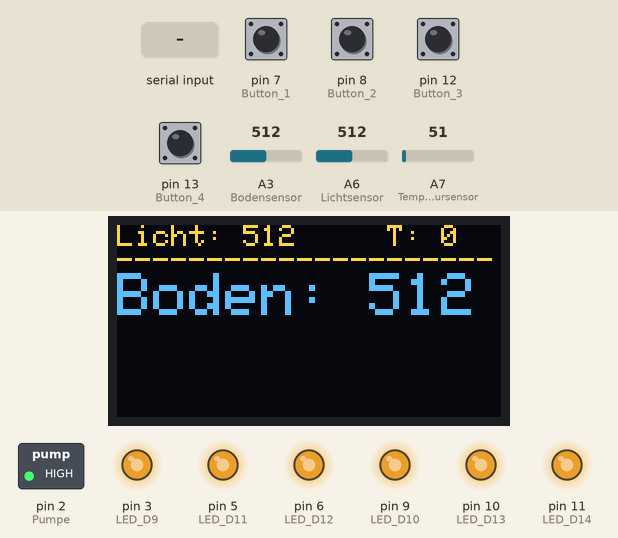
This sketch was run on a simulated Arduino Nano, built with avr-gcc and run on an emulated ATmega328P. Shown: 128×64 one-colour display, switched loads named in the sketch (green lamp = pin HIGH), output pins drawn as LEDs (lit = HIGH). Inputs (shaded band) come from the test bench; at power-on: pin 7 (Button_1), pin 8 (Button_2), pin 12 (Button_3), pin 13 (Button_4) LOW, A3 (Bodensensor) = 512, A6 (Lichtsensor) = 512, A7 (Temperatursensor) = 51. The OLED is the two-colour kind (top 16 rows yellow); the display library's start-up logo is not drawn; pins used as bus, display or sensor lines are not drawn; what the sketch prints to the serial monitor is not drawn.

Above: at 12.4 s.
Timing chart, 0 to 9.2 s (numbered marks = the images above; inputs shaded):
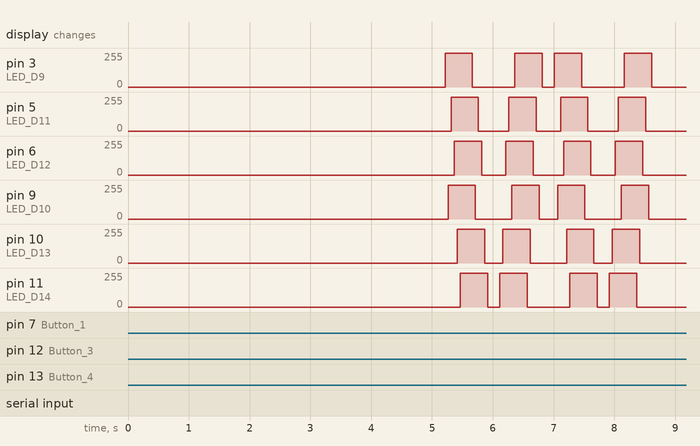

The sketch:

Greenkeeper_main.ino
```cpp
/* ---------------------------------------------------------*
 *                                                          *
 *    Projekt: Arduino Greenkeeper - Bewässerungssystem     *
 *                                                          *
 *    Name: Marvin Schmid                                   *
 *                                                          *
 *    Version: 1.5                                          *
 *                                                          *
 * ---------------------------------------------------------*
*/
//Bibliotheken
#include <SPI.h>
#include <Wire.h>
//Bibliotheken für den betrieb des Displays
#include <Adafruit_GFX.h>
#include <Adafruit_SSD1306.h>

#define OLED_RESET 4
Adafruit_SSD1306 display(OLED_RESET);

//Arduino LEDs
const int LED_D9 = 3;
const int LED_D10 = 9;
const int LED_D11 = 5;
const int LED_D12 = 6;
const int LED_D13 = 10;
const int LED_D14 = 11;
const int LED_Transistor = 4;
int LED_D9_Status = 0;
int LED_D10_Status = 0;
int LED_D11_Status = 0;
int LED_D12_Status = 0;
int LED_D13_Status = 0;
int LED_D14_Status = 0;
int LED_D9_Helligkeit = 0;
int LED_D11_Helligkeit = 0;
int LED_D12_Helligkeit = 0;
int LED_D13_Helligkeit = 0;
int LED_D14_Helligkeit = 0;

//Nachtmodus
int led_nachtmodus = 0;

//Arduino Schalter
const int Button_1 = 7;
const int Button_2 = 8;
const int Button_3 = 12;
const int Button_4 = 13;

//Pumpe und Pumpautomatik
const int Pumpe = 2;
int Pumpe_Auto = 0;
int Pumpe_counter = 0;

//Arduino Sensoren
const int Bodensensor = A3;
const int Wasserstand_1 = A1;
const int Wasserstand_2 = A2;
const int Lichtsensor = A6;
const int Temperatursensor = A7;
int Bodensensor_Messwert = 0;
int Wasserstand_1_Messwert = 0;
int Wasserstand_2_Messwert = 0;
int Lichtsensor_Messwert = 0;
int Temperatursensor_Messwert = 0;
int Temperatur = 0;

//Wichtig statt Delay
unsigned long LED_D10_timeMillis = 0;
unsigned long LED_D14_timeMillis = 0;
unsigned long LED_Transistor_timeMillis = 0;
unsigned long previousMillis1= 0;
unsigned long previousMillis2 = 0;
unsigned long previousMillis3 = 0;
unsigned long previousMillis4 = 0;
unsigned long previousMillis5_unbenutzt = 0;
unsigned long previousMillis6_unbenutzt = 0;
unsigned long previousMillis7_unbenutzt = 0;
unsigned long previousMillis8_unbenutzt = 0;
const long interval1 = 10000;   //10 Sekunden
const long interval2 = 1000;    //1 Sekunde
const long interval3 = 25050;   //ca. 25 Sekunden
const long interval4 = 600000;  //10 Minuten
const long interval5_unbenutzt = 1000;
const long interval6_unbenutzt = 1000;
const long interval7_unbenutzt = 1000;
const long interval8_unbenutzt = 1000;

//Display Menu
int menu = 1;

void setup() {
  digitalWrite(Pumpe, HIGH);
  //Kommunikation
  Serial.begin(9600);

  //Sensoren und Aktoren
  pinMode(Pumpe, OUTPUT);
  pinMode(Button_1, INPUT);
  pinMode(Button_2, INPUT);
  pinMode(Button_3, INPUT);
  pinMode(Button_4, INPUT);
  pinMode(LED_D9, OUTPUT);
  pinMode(LED_D10, OUTPUT);
  pinMode(LED_D11, OUTPUT);
  pinMode(LED_D12, OUTPUT);
  pinMode(LED_D13, OUTPUT);
  pinMode(LED_D14, OUTPUT);
  pinMode(LED_Transistor, OUTPUT);

  //Display Konfigurationen
  display.begin(SSD1306_SWITCHCAPVCC, 0x3C);
  display.display();

  //Startsequenz
  Startsequenz();

  //Iniziere das Menu
  updateMenu();

  //Zeit für blinkende LED
  LED_D10_timeMillis = millis();

  //Dafault für Automatik
  Pumpe_Auto = 1;
  led_nachtmodus = 0;
  digitalWrite(LED_Transistor, LOW);
  digitalWrite(Pumpe, HIGH);
}
void loop() {
  SERIAL_COMMUNICATION();
  LED_Steuerung();
  BUTTON_Steuerung();
  updateMenu();
  //Tropfensensor jede Stunde lesen
  unsigned long currentMillis4 = millis();
  if (currentMillis4 - previousMillis4 >= interval4) {
    previousMillis4 = currentMillis4;
    //Tropfensensor();
  }
  //Lichtmessung alle 15 Minuten aufrufen
  unsigned long currentMillis3 = millis();
  if (currentMillis3 - previousMillis3 >= interval3) {
    previousMillis3 = currentMillis3;
    Temperaturmessung();
  }
  //Lichtmessung alle 1 Sekunde aufrufen
  unsigned long currentMillis2 = millis();
  if (currentMillis2 - previousMillis2 >= interval2) {
    previousMillis2 = currentMillis2;
    Lichtmessung();
  }
  //Bewaesserungssystem alle 15 Minuten aufrufen
  unsigned long currentMillis1 = millis();
  if (currentMillis1 - previousMillis1 >= interval1) {
    previousMillis1= currentMillis1;
    Bewaesserungssystem();
  }
}
void Lichtmessung() {
  //Lichtmessung mit Hilfe der Photozelle wird durchgeführt
  Lichtsensor_Messwert = analogRead(Lichtsensor);
}
void Temperaturmessung() {
  //Temperaturmessung mit LM35
  Temperatursensor_Messwert = analogRead(Temperatursensor);
  Temperatur = map(Temperatursensor_Messwert, 0, 307, 0, 150);
}
void Bewaesserungssystem() {
  //Als erstes wird eine Bodenmessung durchgeführt
  Bodenmessung();

  //Falls der Boden zu trocken ist wird die Pumpe eingeschalten
  if (Bodensensor_Messwert >= 450) {
    if (Pumpe_Auto == 1) {
      LED_D12_Status = 1;
      LED_Steuerung();
      digitalWrite(Pumpe, LOW);
      Pumpe_counter ++;
      delay(1000);
      digitalWrite(Pumpe, HIGH);
      LED_D12_Status = 0;
    } else {
      LED_D11_Status = 1;
    }
  } else {
    LED_D11_Status = 1;
  }
}
void Bodenmessung() {
  Bodensensor_Messwert = analogRead(Bodensensor);
  Serial.println(Bodensensor_Messwert);
}
void Tropfensensor() {
  Wasserstand_1_Messwert = analogRead(Wasserstand_1);
  Wasserstand_2_Messwert = analogRead(Wasserstand_2);
}
void Startsequenz() {
  //Dieser Code wird nach dem Einschalten ausgeführt
  //LED Startsequenz
  digitalWrite(LED_Transistor, HIGH);
  delay(500);
  digitalWrite(LED_Transistor, LOW);
  for (int helligkeit =1; helligkeit <= 255; helligkeit = helligkeit +1){
    analogWrite(LED_D9, helligkeit);
    delay(1);
  }
  for (int helligkeit =255; helligkeit >= 0; helligkeit = helligkeit -1){
    analogWrite(LED_D9, helligkeit);
    delay(1);
  }
  for (int helligkeit =1; helligkeit <= 255; helligkeit = helligkeit +1){
    analogWrite(LED_D10, helligkeit);
    delay(1);
  }
  for (int helligkeit =255; helligkeit >= 0; helligkeit = helligkeit -1){
    analogWrite(LED_D10, helligkeit);
    delay(1);
  }
  for (int helligkeit =1; helligkeit <= 255; helligkeit = helligkeit +1){
    analogWrite(LED_D11, helligkeit);
    delay(1);
  }
  for (int helligkeit =255; helligkeit >= 0; helligkeit = helligkeit -1){
    analogWrite(LED_D11, helligkeit);
    delay(1);
  }
  for (int helligkeit =1; helligkeit <= 255; helligkeit = helligkeit +1){
    analogWrite(LED_D12, helligkeit);
    delay(1);
  }
  for (int helligkeit =255; helligkeit >= 0; helligkeit = helligkeit -1){
    analogWrite(LED_D12, helligkeit);
    delay(1);
  }
  for (int helligkeit =1; helligkeit <= 255; helligkeit = helligkeit +1){
    analogWrite(LED_D13, helligkeit);
    delay(1);
  }
  for (int helligkeit =255; helligkeit >= 0; helligkeit = helligkeit -1){
    analogWrite(LED_D13, helligkeit);
    delay(1);
  }
  for (int helligkeit =1; helligkeit <= 255; helligkeit = helligkeit +1){
    analogWrite(LED_D14, helligkeit);
    delay(1);
  }
  for (int helligkeit =255; helligkeit >= 0; helligkeit = helligkeit -1){
    analogWrite(LED_D14, helligkeit);
    delay(1);
  }
  for (int helligkeit =1; helligkeit <= 255; helligkeit = helligkeit +1){
    analogWrite(LED_D14, helligkeit);
    analogWrite(LED_D13, helligkeit);
    analogWrite(LED_D12, helligkeit);
    analogWrite(LED_D11, helligkeit);
    analogWrite(LED_D10, helligkeit);
    analogWrite(LED_D9, helligkeit);
    delay(3);
  }
  for (int helligkeit =255; helligkeit >= 0; helligkeit = helligkeit -1){
    analogWrite(LED_D14, helligkeit);
    analogWrite(LED_D13, helligkeit);
    analogWrite(LED_D12, helligkeit);
    analogWrite(LED_D11, helligkeit);
    analogWrite(LED_D10, helligkeit);
    analogWrite(LED_D9, helligkeit);
    delay(3);
  }
  for (int i = 1; i <= 2; i = i+1) {
    digitalWrite(LED_D9, HIGH);
    delay(50);
    digitalWrite(LED_D10, HIGH);
    delay(50);
    digitalWrite(LED_D11, HIGH);
    delay(50);
    digitalWrite(LED_D12, HIGH);
    delay(50);
    digitalWrite(LED_D13, HIGH);
    delay(50);
    digitalWrite(LED_D14, HIGH);
    delay(200);
    digitalWrite(LED_D9, LOW);
    delay(50);
    digitalWrite(LED_D10, LOW);
    delay(50);
    digitalWrite(LED_D11, LOW);
    delay(50);
    digitalWrite(LED_D12, LOW);
    delay(50);
    digitalWrite(LED_D13, LOW);
    delay(50);
    digitalWrite(LED_D14, LOW);
    delay(200);
    digitalWrite(LED_D14, HIGH);
    delay(50);
    digitalWrite(LED_D13, HIGH);
    delay(50);
    digitalWrite(LED_D12, HIGH);
    delay(50);
    digitalWrite(LED_D11, HIGH);
    delay(50);
    digitalWrite(LED_D10, HIGH);
    delay(50);
    digitalWrite(LED_D9, HIGH);
    delay(200);
    digitalWrite(LED_D14, LOW);
    delay(50);
    digitalWrite(LED_D13, LOW);
    delay(50);
    digitalWrite(LED_D12, LOW);
    delay(50);
    digitalWrite(LED_D11, LOW);
    delay(50);
    digitalWrite(LED_D10, LOW);
    delay(50);
    digitalWrite(LED_D9, LOW);
    delay(200);
  }
  for (int i = 0; i <= 2; i = i+1) {
    delay(100);
    for (int helligkeit =1; helligkeit <= 255; helligkeit = helligkeit +1){
      analogWrite(LED_D14, helligkeit);
      analogWrite(LED_D13, helligkeit);
      analogWrite(LED_D12, helligkeit);
      analogWrite(LED_D11, helligkeit);
      analogWrite(LED_D10, helligkeit);
      analogWrite(LED_D9, helligkeit);
      delay(1);
    }
    for (int helligkeit =255; helligkeit >= 0; helligkeit = helligkeit -1){
      analogWrite(LED_D14, helligkeit);
      analogWrite(LED_D13, helligkeit);
      analogWrite(LED_D12, helligkeit);
      analogWrite(LED_D11, helligkeit);
      analogWrite(LED_D10, helligkeit);
      analogWrite(LED_D9, helligkeit);
      delay(1);
    }
  }
  menu = 10;
  //POWER LED an
  LED_D9_Status = 1;
}
void BUTTON_Steuerung() {
  if (digitalRead(Button_1) == HIGH){
    menu = 1;
    updateMenu();
    delay(500);
  }
  if (digitalRead(Button_2) == HIGH){
    delay(500);
  }
  if (digitalRead(Button_3) == HIGH){
    menu++;
    updateMenu();
    delay(500);
  }
  if (digitalRead(Button_4) == HIGH){
    excecuteAction();
    updateMenu();
    delay(500);
  }
}
void updateMenu() {
  switch (menu)
  {
  case 0:
    menu = 1;
    break;
  case 1:
    display.clearDisplay();
    display.setTextSize(1);
    display.setTextColor(WHITE);
    display.setCursor(0,0);
    display.println("> Pumpe");
    display.setCursor(0,8);
    display.println("  LEDs");
    display.setCursor(0,16);
    display.println("  Transistor");
    display.setCursor(0,24);
    display.println("  Wasserstand");
    display.display();
    break;
  case 2:
    display.clearDisplay();
    display.setTextSize(1);
    display.setTextColor(WHITE);
    display.setCursor(0,0);
    display.println("  Pumpe");
    display.setCursor(0,8);
    display.println("> LEDs");
    display.setCursor(0,16);
    display.println("  Transistor");
    display.setCursor(0,24);
    display.println("  Wasserstand");
    display.display();
    break;
  case 3:
    display.clearDisplay();
    display.setTextSize(1);
    display.setTextColor(WHITE);
    display.setCursor(0,0);
    display.println("  Pumpe");
    display.setCursor(0,8);
    display.println("  LEDs");
    display.setCursor(0,16);
    display.println("> Transistor");
    display.setCursor(0,24);
    display.println("  Wasserstand");
    display.display();
    break;
  case 4:
    display.clearDisplay();
    display.setTextSize(1);
    display.setTextColor(WHITE);
    display.setCursor(0,0);
    display.println("  Pumpe");
    display.setCursor(0,8);
    display.println("  LEDs");
    display.setCursor(0,16);
    display.println("  Transistor");
    display.setCursor(0,24);
    display.println("> Wasserstand");
    display.display();
    break;
  case 5:
    display.clearDisplay();
    display.setTextSize(1);
    display.setTextColor(WHITE);
    display.setCursor(0,0);
    display.println(">  Display");
    display.setCursor(0,8);
    display.println("   Dashboard");
    display.setCursor(0,16);
    display.println("----------------");
    display.display();
    break;
  case 6:
    display.clearDisplay();
    display.setTextSize(1);
    display.setTextColor(WHITE);
    display.setCursor(0,0);
    display.println("   Display");
    display.setCursor(0,8);
    display.println(">  Dashboard");
    display.setCursor(0,16);
    display.println("----------------");
    display.display();
    break;
  case 7:
    menu = 1;
    break;
  case 8:
    display.clearDisplay();
    display.display();
    break;
  case 10:
    display.clearDisplay();
    display.setTextSize(1);
    display.setTextColor(WHITE);
    display.setCursor(0,0);
    display.print("Licht: ");
    display.print(Lichtsensor_Messwert);
    display.setCursor(90,0);
    display.print("T: ");
    display.println(Temperatur);
    display.setCursor(0,8);
    display.println("---------------------");
    display.setTextSize(2);
    display.setCursor(0,16);
    display.print("Boden: ");
    display.println(Bodensensor_Messwert);
    display.display();
    break;
  }
}
void excecuteAction() {
  switch (menu) {
    case 1:
      action1();
      break;
    case 2:
      action2();
      break;
    case 3:
      action3();
      break;
    case 4:
      action4();
      break;
    case 5:
      action5();
      break;
    case 6:
      action6();
      break;
  }
}
void action1() {
  if (Pumpe_Auto == 1) {
    display.clearDisplay();
    display.setTextSize(1);
    display.setTextColor(WHITE);
    display.setCursor(0,0);
    display.println("Pumpautomatik wird");
    display.setCursor(0,8);
    display.println("ausgeschalten");
    display.display();
    Pumpe_Auto = 0;
    updateMenu();
  } else {
    if (Pumpe_Auto == 0) {
      display.clearDisplay();
      display.setTextSize(1);
      display.setTextColor(WHITE);
      display.setCursor(0,0);
      display.println("Pumpautomatik wird");
      display.setCursor(0,8);
      display.println("angeschalten");
      display.display();
      Pumpe_Auto = 1;
      updateMenu();
    }
  }
  delay(3000);
}
void action2() {
  if (led_nachtmodus == 0) {
    display.clearDisplay();
    display.setTextSize(1);
    display.setTextColor(WHITE);
    display.setCursor(0,0);
    display.println("Nachtmodus wird");
    display.setCursor(0,8);
    display.println("angeschalten");
    display.display();
    led_nachtmodus = 1;
    menu = 10;
    updateMenu();
  } else {
    if (led_nachtmodus == 1) {
      display.clearDisplay();
      display.setTextSize(1);
      display.setTextColor(WHITE);
      display.setCursor(0,0);
      display.println("Nachtmodus wird");
      display.setCursor(0,8);
      display.println("ausgeschalten");
      display.display();
      led_nachtmodus = 0;
      menu = 10;
      updateMenu();
    }
  }
  delay(3000);
}
void action3() {
  digitalWrite(LED_Transistor, !digitalRead(LED_Transistor));
  display.clearDisplay();
  display.setTextSize(1);
  display.setTextColor(WHITE);
  display.setCursor(0,0);
  display.println("Transistor wird");
  display.setCursor(0,8);
  display.println("an/ausgeschalten");
  display.display();
  delay(3000);
  menu = 10;
  updateMenu();
}
void action4() {
  display.clearDisplay();
  display.setTextSize(1);
  display.setTextColor(WHITE);
  display.setCursor(0,0);
  display.print("Wasserstand 1:");
  display.print(Wasserstand_1_Messwert);
  display.setCursor(0,8);
  display.print("Wasserstand 2:");
  display.print(Wasserstand_2_Messwert);
  display.display();
  delay(3000);
  menu = 10;
  updateMenu();
}
void action5() {
  display.clearDisplay();
  display.setTextSize(1);
  display.setTextColor(WHITE);
  display.setCursor(0,0);
  display.print("Display aus");
  display.display();
  delay(2000);
  display.clearDisplay();
  display.display();
  menu = 8;
  updateMenu();
}
void action6() {
  display.clearDisplay();
  display.setTextSize(2);
  display.setTextColor(WHITE);
  display.setCursor(0,0);
  display.print("_________");
  display.setCursor(0,16);
  display.print("Dashboard");
  display.display();
  delay(1000);
  menu = 10;
  updateMenu();
}
void LED_Steuerung() {
  //Check ob der Nachtmodus an oder ausgeschalten ist
  if (led_nachtmodus == 0) {
    //Check LED D9
    if (LED_D9_Status == 1) {
      LED_D9_Helligkeit = map(Lichtsensor_Messwert, 0, 1023, 1, 5);
      LED_D9_Helligkeit = map(LED_D9_Helligkeit, 1, 5, 5, 220);
      analogWrite(LED_D9, LED_D9_Helligkeit);
    } else {
      digitalWrite(LED_D9, LOW);
    }
    //Check LED_D10
    if (LED_D10_Status == 1) {
      if ((millis() - LED_D10_timeMillis) >= 500) {
      digitalWrite(LED_D10, !digitalRead(LED_D10));
      LED_D10_timeMillis = millis();
    }
    } else {
      digitalWrite(LED_D10, LOW);
    }
    //Check LED_D11
    if (LED_D11_Status == 1) {
      LED_D11_Helligkeit = Lichtsensor_Messwert;
      if (LED_D11_Helligkeit <= 200)  {
        analogWrite(LED_D11, 100);
      }
      else {
        digitalWrite(LED_D11, HIGH);
      }
    } else {
      digitalWrite(LED_D11, LOW);
    }
    //Check LED_D12
    if (LED_D12_Status == 1) {
      digitalWrite(LED_D12, HIGH);
    } else {
      digitalWrite(LED_D12, LOW);
    }
    //Check LED_D13
    if (LED_D13_Status == 1) {
      LED_D13_Helligkeit = map(Lichtsensor_Messwert, 0, 1023, 1, 5);
      LED_D13_Helligkeit = map(LED_D13_Helligkeit, 1, 5, 5, 255);
      analogWrite(LED_D13, LED_D13_Helligkeit);
    } else {
      digitalWrite(LED_D13, LOW);
    }
    //Check LED_D14
    if (LED_D14_Status == 1) {
      if ((millis() - LED_D14_timeMillis) >= 500) {
      digitalWrite(LED_D14, !digitalRead(LED_D14));
      LED_D14_timeMillis = millis();
    }
    } else {
      digitalWrite(LED_D14, LOW);
    }
  } else {
    digitalWrite(LED_D9, LOW);
    digitalWrite(LED_D10, LOW);
    digitalWrite(LED_D11, LOW);
    digitalWrite(LED_D12, LOW);
    digitalWrite(LED_D13, LOW);
    digitalWrite(LED_D14, LOW);
    digitalWrite(LED_Transistor, LOW);
  }
}
void SERIAL_COMMUNICATION() {
  //Serielle Kommunation mit dem Raspberry Pi über eine USB Verbindung
  //so können Befehle direkt an den Greenkeeper gesendet werden
  if (Serial.available() ){
    byte empfangen = Serial.read();
    switch (empfangen)  {
      case 48:      //ASCII = 0
        action1();  //Pumpautomatik wird aus- oder eingeschalten
        break;
      case 49:      //ASCII = 1
        action2();  //Nachtmodus wird aus- oder eingeschalten
        break;
      case 50:      //ASCII = 2
        action3();  //Transistor wird aus- oder eingeschalten
        break;
      case 51:      //ASCII = 3
        action5();  //Display wird ausgeschalten
        break;
      case 52:      //ASCII = 4
        LED_D10_Status = 1;
        LED_Steuerung();
        break;
      case 53:      //ASCII = 5
        LED_D10_Status = 0;
        LED_Steuerung();
        break;
      case 54:      //ASCII = 6
        LED_D14_Status = 1;
        LED_Steuerung();
        break;
      case 55:      //ASCII = 7
        LED_D14_Status = 0;
        LED_Steuerung();
        break;
      case 56:      //ASCII = 8
        delay(1);   //NOCH OHNE FUNKTION
        break;
      case 57:      //ASCII = 9
        delay(1);   //NOCH OHNE FUNKTION
        break;
      }
    }
}
```
